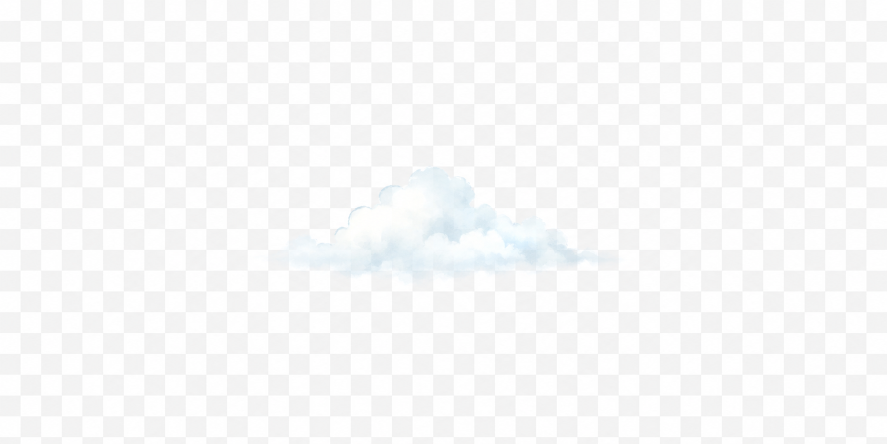
#> input picture map-art/00_style/reference-t00/source/T00-04_cloud_far_01_v01.png, 1774 x 887 px, found by its file name (shown at 1/2 size); the run also reads 1 picture not shown here
$ python prepare_world_atmosphere.py
#> lines starting #> are read from the running program, lines starting #| are printed output that depends on the picture; after the words box and inside, x2 and y2 are one past the last pixel; in counts of white or black regions, pixels touching at a corner belong together
"""Prepare the T00 atmosphere tests as versioned source assets.

The T00 cloud exports were flattened over a checkerboard. This script estimates
the checker carrier, reconstructs a soft alpha channel, crops the transparent
margin, and writes archival variants. Pass --public only when the frontend has
an explicit consumer. The water detail is resized separately because it is used
as a low-opacity masked texture.
"""

from __future__ import annotations

import argparse
from pathlib import Path

import numpy as np
from PIL import Image, ImageFilter


CLOUDS = (
    ("T00-04_cloud_far_01_v01.png", "world_cloud_far_01_default_lod1_v01", 820, 0.16),
    ("T00-04_cloud_mid_01_v01.png", "world_cloud_mid_01_default_lod1_v01", 1180, 0.14),
    ("T00-04_cloud_front_01_v01.png", "world_cloud_front_01_default_lod1_v01", 1380, 0.14),
)


def box_mean(values: np.ndarray, radius: int) -> np.ndarray:
    padded = np.pad(values, ((radius, radius), (radius, radius)), mode="reflect")
    integral = np.pad(padded, ((1, 0), (1, 0)), mode="constant").cumsum(0).cumsum(1)
    size = radius * 2 + 1
    return (
        integral[size:, size:]
        - integral[:-size, size:]
        - integral[size:, :-size]
        + integral[:-size, :-size]
    ) / (size * size)


def checker_sign(luminance: np.ndarray) -> tuple[np.ndarray, int]:
    top = np.median(luminance[4:7, :], axis=0)
    left = np.median(luminance[:, 4:7], axis=1)
    samples = np.concatenate((top, left))
    split = (np.percentile(samples, 15) + np.percentile(samples, 85)) / 2
    sign_x = np.where(top > split, 1.0, -1.0)
    sign_y = np.where(left > split, 1.0, -1.0)
    sign = sign_y[:, None] * sign_x[None, :]

    if np.median(luminance[:20, :][sign[:20, :] > 0]) < np.median(
        luminance[:20, :][sign[:20, :] < 0]
    ):
        sign = -sign

    edges = np.flatnonzero(sign_x[1:] != sign_x[:-1]) + 1
    cell = int(round(float(np.median(np.diff(edges)))))
    return sign, cell


def extract_cloud(source: Path, cutoff: float) -> Image.Image:
    rgb = np.asarray(Image.open(source).convert("RGB"), dtype=np.float32)
    height, width, _ = rgb.shape
    luminance = rgb.mean(2)
    sign, cell = checker_sign(luminance)

    border = np.zeros((height, width), dtype=bool)
    margin = max(8, min(height, width) // 10)
    border[:margin] = True
    border[-margin:] = True
    border[:, :margin] = True
    border[:, -margin:] = True

    bright = np.median(rgb[border & (sign > 0)], axis=0)
    dark = np.median(rgb[border & (sign < 0)], axis=0)
    checker_amplitude = max(1.0, float(((bright - dark) / 2).mean()))

    local_tone = box_mean(luminance, cell * 2)
    carrier = box_mean((luminance - local_tone) * sign, cell)
    alpha = np.clip(1 - carrier / checker_amplitude, 0, 1)
    alpha_image = Image.fromarray(np.uint8(alpha * 255), "L").filter(
        ImageFilter.GaussianBlur(max(1, cell / 20))
    )
    alpha = np.asarray(alpha_image, dtype=np.float32) / 255
    alpha = np.clip((alpha - cutoff) / (1 - cutoff), 0, 1)

    background = np.where(sign[..., None] > 0, bright, dark)
    safe_alpha = np.maximum(alpha[..., None], 0.08)
    foreground = np.clip((rgb - (1 - alpha[..., None]) * background) / safe_alpha, 0, 255)
    foreground_image = Image.fromarray(np.uint8(foreground), "RGB").filter(
        ImageFilter.GaussianBlur(max(0.8, cell / 18))
    )
    foreground_smooth = np.asarray(foreground_image, dtype=np.float32)
    foreground = foreground * 0.65 + foreground_smooth * 0.35
    edge_white = np.array([246, 250, 252], dtype=np.float32)
    foreground = foreground * alpha[..., None] + edge_white * (1 - alpha[..., None])

    output = Image.fromarray(
        np.dstack((np.uint8(foreground), np.uint8(alpha * 255))), "RGBA"
    )
    bounds = output.getchannel("A").getbbox()
    if not bounds:
        raise RuntimeError(f"No foreground recovered from {source}")

    padding = max(16, cell)
    left, top, right, bottom = bounds
    return output.crop(
        (
            max(0, left - padding),
            max(0, top - padding),
            min(width, right + padding),
            min(height, bottom + padding),
        )
    )


def fit_width(image: Image.Image, width: int) -> Image.Image:
    if image.width <= width:
        return image
    height = round(image.height * width / image.width)
    return image.resize((width, height), Image.Resampling.LANCZOS)


def main() -> None:
    parser = argparse.ArgumentParser()
    parser.add_argument(
        "--source", type=Path, default=Path("map-art/00_style/reference-t00/source")
    )
    parser.add_argument(
        "--cloud-archive", type=Path, default=Path("map-art/60_common/clouds")
    )
    parser.add_argument(
        "--water-archive", type=Path, default=Path("map-art/60_common/water")
    )
    parser.add_argument(
        "--public",
        type=Path,
        help="Optional runtime output directory. Omit until the frontend consumes these assets.",
    )
    args = parser.parse_args()
    args.cloud_archive.mkdir(parents=True, exist_ok=True)
    args.water_archive.mkdir(parents=True, exist_ok=True)
    if args.public:
        args.public.mkdir(parents=True, exist_ok=True)

    for source_name, output_name, max_width, cutoff in CLOUDS:
        cloud = fit_width(extract_cloud(args.source / source_name, cutoff), max_width)
#> in checker_sign, `top = np.median(luminance[4:7, :], axis=0)`: top = 1774 values, max 255 at index 12, min 239 at index 246, mean 248.3
#> in checker_sign, `left = np.median(luminance[:, 4:7], axis=1)`: left = 887 values, max 255 at index 21, min 240.3 at index 498, mean 248.5
#> in checker_sign, `samples = np.concatenate((top, left))`: samples = 2661 values, max 255 at index 12, min 239 at index 246, mean 248.4
#> in checker_sign, `split = (np.percentile(samples, 15) + np.percentile(samples, 85)) / 2`: split = 248.2
#> in checker_sign, `sign_x = np.where(top > split, 1.0, -1.0)`: sign_x = 1774 values, max 1 at index 0, min -1 at index 41, mean 0.0203
#> in checker_sign, `sign_y = np.where(left > split, 1.0, -1.0)`: sign_y = 887 values, max 1 at index 0, min -1 at index 42, mean 0.0304
#> in checker_sign, `sign = sign_y[:, None] * sign_x[None, :]`:
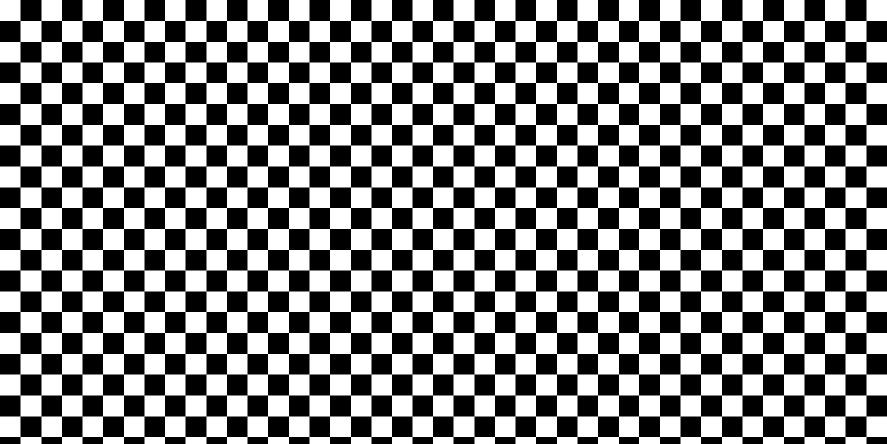
#> sign: shape (887, 1774) float64 (shown at 1/2 size); values -1 (black) and 1 (white), 50% white; 1 black region, box (x1, y1, x2, y2) and area: (0, 0, 1774, 887) 786283
#> in checker_sign, `edges = np.flatnonzero(sign_x[1:] != sign_x[:-1]) + 1`: edges = 42 values from 41 to 1733
#> in checker_sign, `cell = int(round(float(np.median(np.diff(edges)))))`: cell = 41
#> in extract_cloud, `bright = np.median(rgb[border & (sign > 0)], axis=0)`: bright = [254, 254, 254]
#> in extract_cloud, `dark = np.median(rgb[border & (sign < 0)], axis=0)`: dark = [242, 242, 242]
#> in extract_cloud, `checker_amplitude = max(1.0, float(((bright - dark) / 2).mean()))`: checker_amplitude = 6
#> in box_mean, `padded = np.pad(values, ((radius, radius), (radius, radius)), mode="re..`:
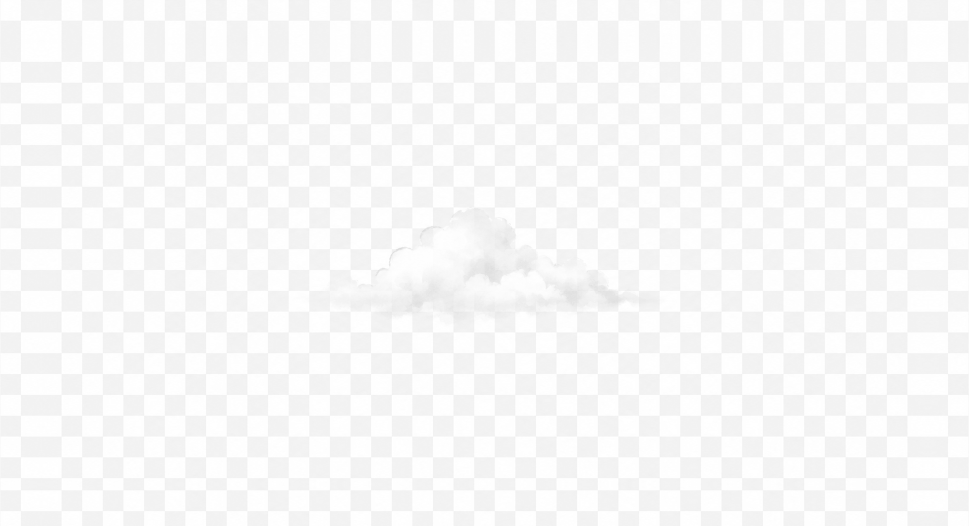
#> padded: shape (1051, 1938) float32 (shown at 1/2 size); min 217.7, max 255, mean 248
#> in box_mean, `integral = np.pad(padded, ((1, 0), (1, 0)), mode="constant").cumsum(0)..`:
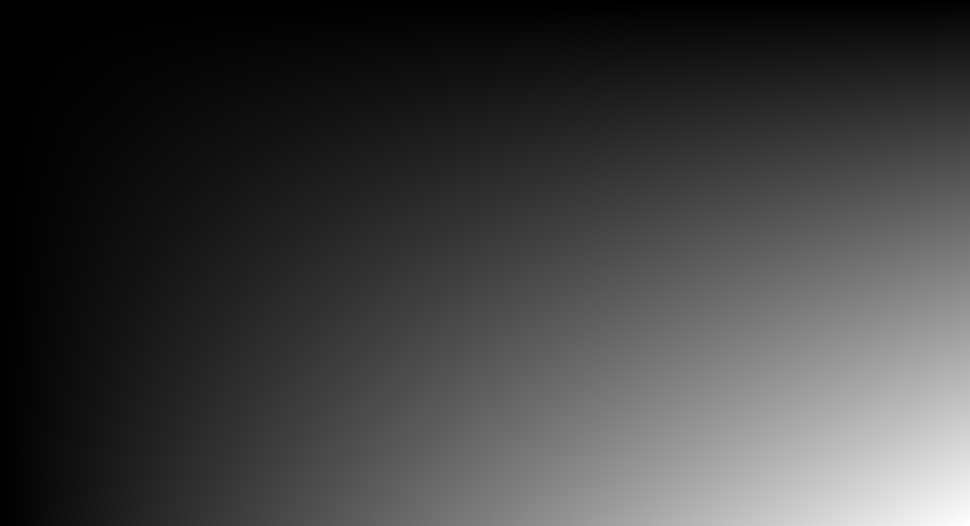
#> integral: shape (1052, 1939) float32 (shown at 1/2 size); min 0, max 505184992, mean 126309744; drawn with min black and max white
#> call 2 of box_mean, with radius = 41
#> in box_mean (call 2), `padded = np.pad(values, ((radius, radius), (radius, radius)), mode="re..`:
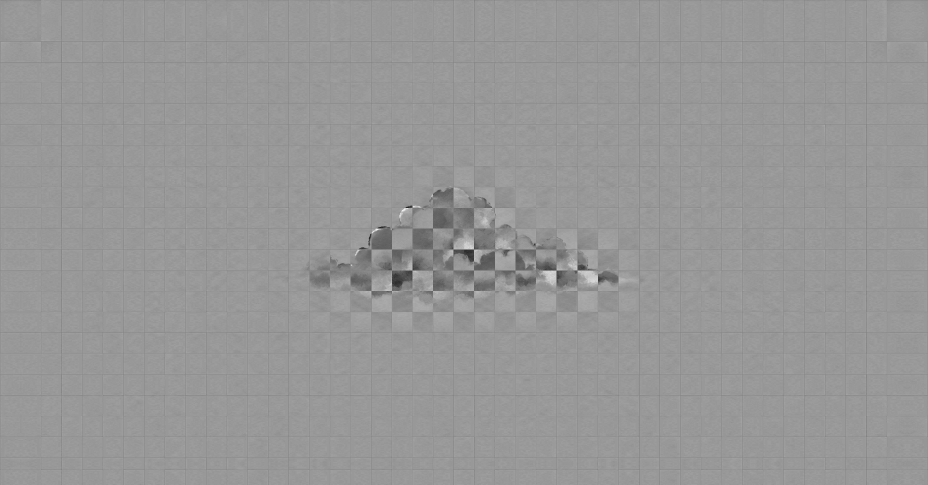
#> padded: shape (969, 1856) float64 (shown at 1/2 size); min -30.68, max 30.26, mean 5.6; drawn with min black and max white
#> in box_mean (call 2), `padded = np.pad(values, ((radius, radius), (radius, radius)), mode="re..`:
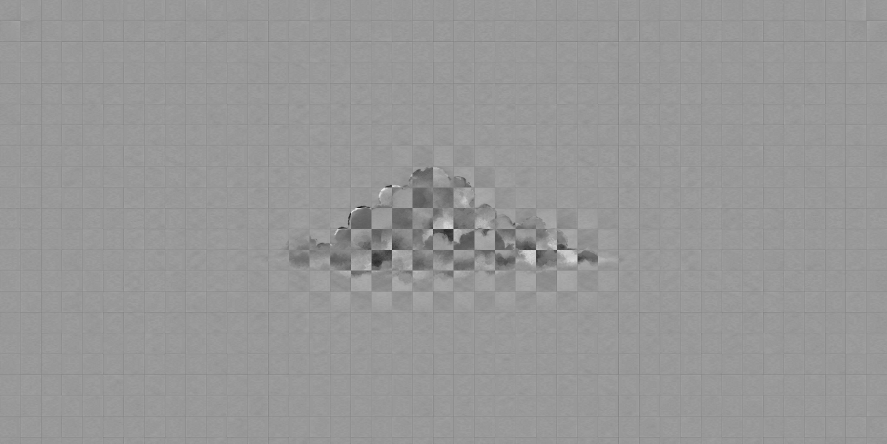
#> values: shape (887, 1774) float64 (shown at 1/2 size); min -30.68, max 30.26, mean 5.6; drawn with min black and max white
#> in box_mean (call 2), `size = radius * 2 + 1`: size = 83
#> in extract_cloud, `foreground = np.clip((rgb - (1 - alpha[..., None]) * background) / saf..`:
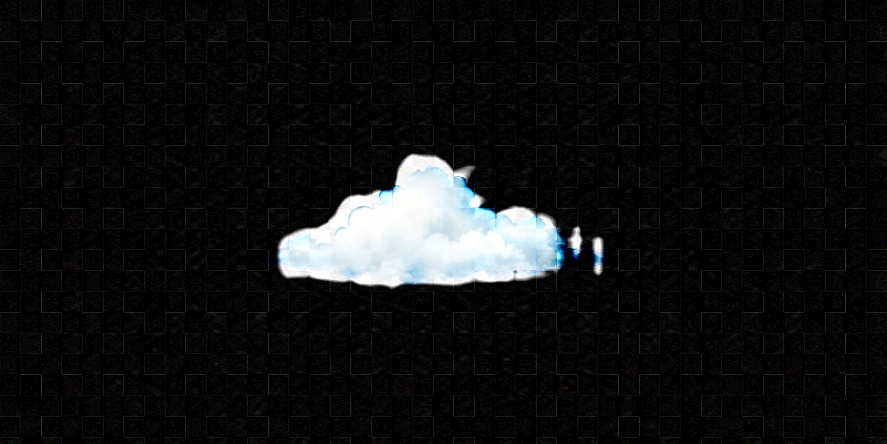
#> foreground: shape (887, 1774, 3) float32 (shown at 1/2 size); mean R, G, B 18.5, 18.8, 19.4
#> in extract_cloud, `bounds = output.getchannel("A").getbbox()`: bounds = (553, 306, 1209, 579)
#> in extract_cloud, `padding = max(16, cell)`: padding = 41
#> in extract_cloud, `left, top, right, bottom = bounds`: left = 553; top = 306; right = 1209; bottom = 579
#> in extract_cloud, `return output.crop( ( max(0, left - padding), max(0, top - padding), m..`:
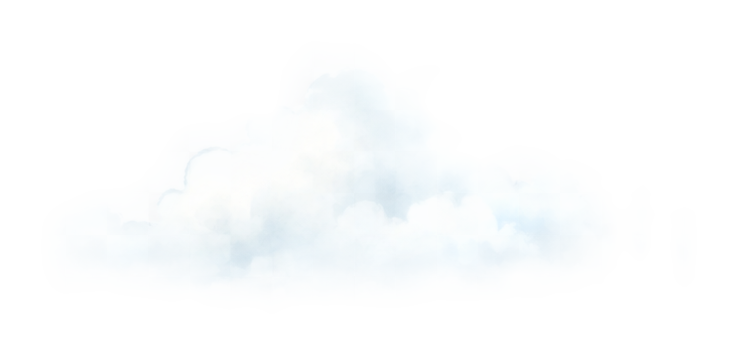
#> returned value: PIL image 738x355 RGBA; mean R, G, B, A 243.1, 248.4, 250.8, 47.1; transparent parts drawn white
        cloud.save(args.cloud_archive / f"{output_name}.png", optimize=True)
        if args.public:
            cloud.save(args.public / f"{output_name}.webp", "WEBP", quality=84, method=6)
#> pass 2 of the loop in main, `for source_name, output_name, max_width, cutoff in CLOUDS:`:
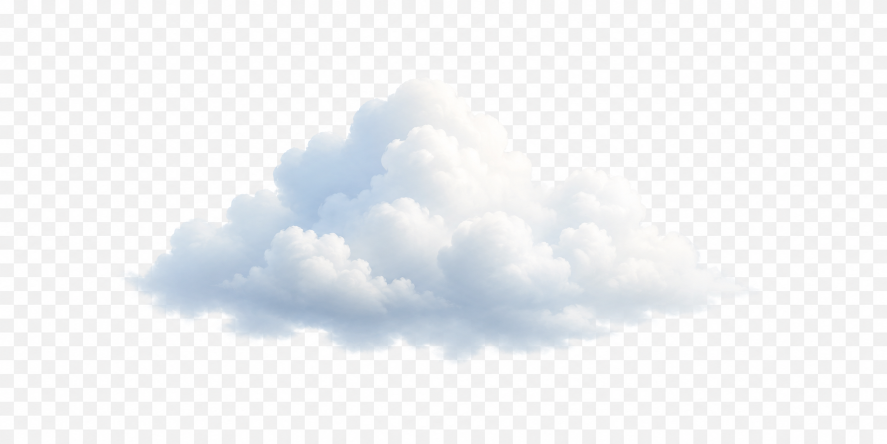
#> input picture map-art/00_style/reference-t00/source/T00-04_cloud_mid_01_v01.png, 1774 x 887 px, found by its file name (shown at 1/2 size)
#> in checker_sign (call 2), `top = np.median(luminance[4:7, :], axis=0)`: top = 1774 values, max 255 at index 56, min 237 at index 1662, mean 246.8
#> in checker_sign (call 2), `left = np.median(luminance[:, 4:7], axis=1)`: left = 887 values, max 255 at index 13, min 236.7 at index 472, mean 247.1
#> samples = 2661 values, max 255 at index 56, min 236.7 at index 2246, mean 246.9
#> split = 246.8
#> sign_x = 1774 values, max 1 at index 0, min -1 at index 28, mean 0
#> sign_y = 887 values, max 1 at index 0, min -1 at index 28, mean 0.00338
#> in checker_sign (call 2), `sign = sign_y[:, None] * sign_x[None, :]`:
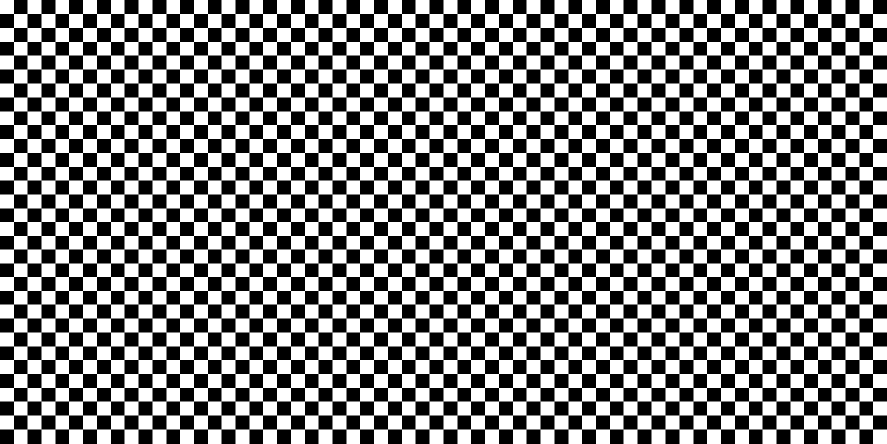
#> sign: shape (887, 1774) float64 (shown at 1/2 size); values -1 (black) and 1 (white), 50% white; 1 white region, box (x1, y1, x2, y2) and area: (0, 0, 1774, 887) 786769
#> edges = 63 values from 28 to 1746
#> in checker_sign (call 2), `cell = int(round(float(np.median(np.diff(edges)))))`: cell = 28
#> dark = [240, 240, 240]
#> checker_amplitude = 7
#> padded: shape (999, 1886) float32
#> integral: shape (1000, 1887) float32
#> padded: shape (943, 1830) float64
#> integral: shape (944, 1831) float64
#> bounds = (257, 136, 1508, 740)
#> padding = 28
#> in extract_cloud (call 2), `left, top, right, bottom = bounds`: left = 257; top = 136; right = 1508; bottom = 740
#> in extract_cloud (call 2), `return output.crop( ( max(0, left - padding), max(0, top - padding), m..`:
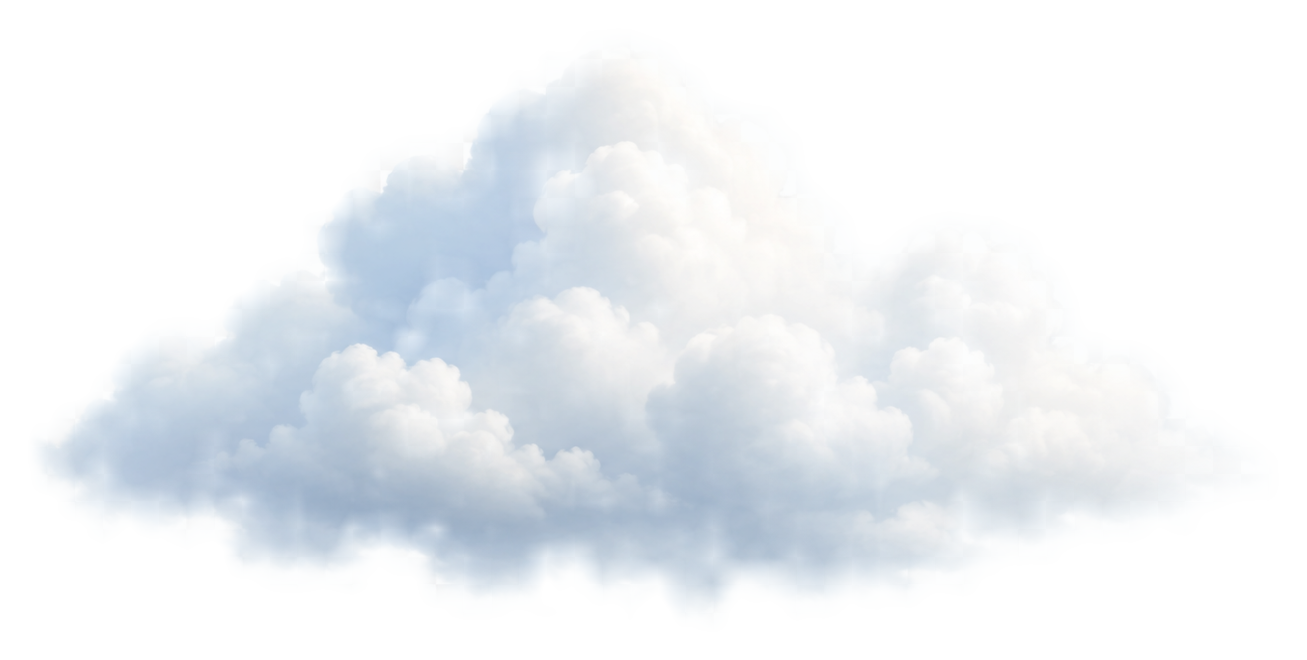
#> returned value: PIL image 1307x660 RGBA; mean R, G, B, A 231.1, 237.1, 242, 104.2; transparent parts drawn white

    water = Image.open(args.source / "T00-05_water_detail_source_v01.png").convert("RGB")
    water = water.resize((768, 768), Image.Resampling.LANCZOS)
    water_name = "world_water_detail_default_lod1_v01"
    water.save(args.water_archive / f"{water_name}.webp", "WEBP", quality=78, method=6)
    if args.public:
        water.save(args.public / f"{water_name}.webp", "WEBP", quality=78, method=6)


if __name__ == "__main__":
    main()
